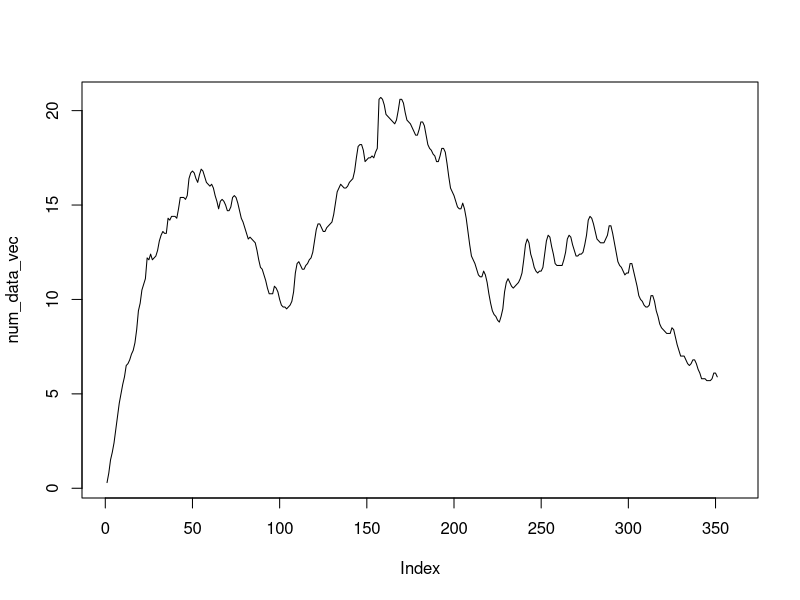
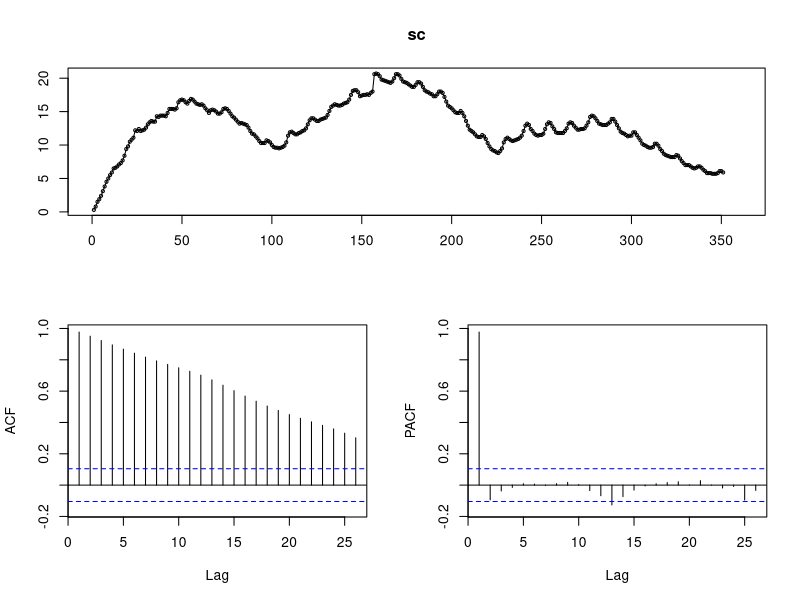
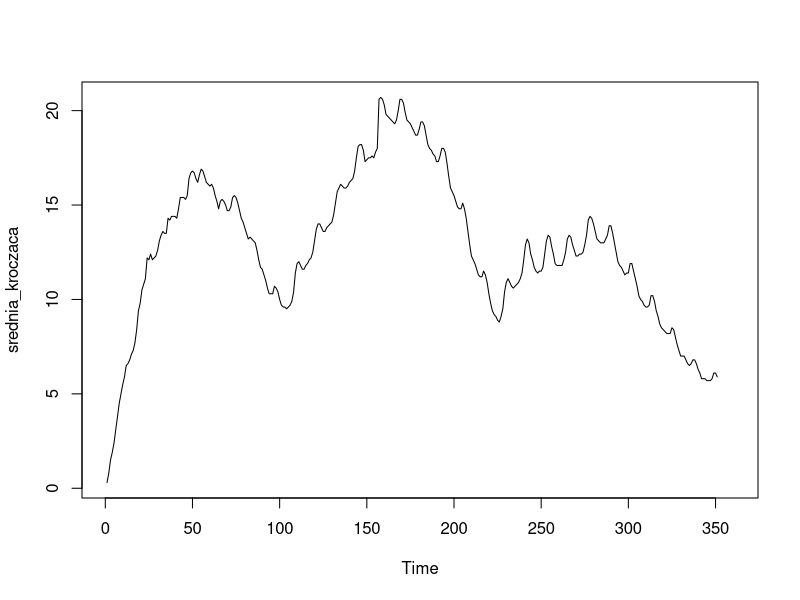
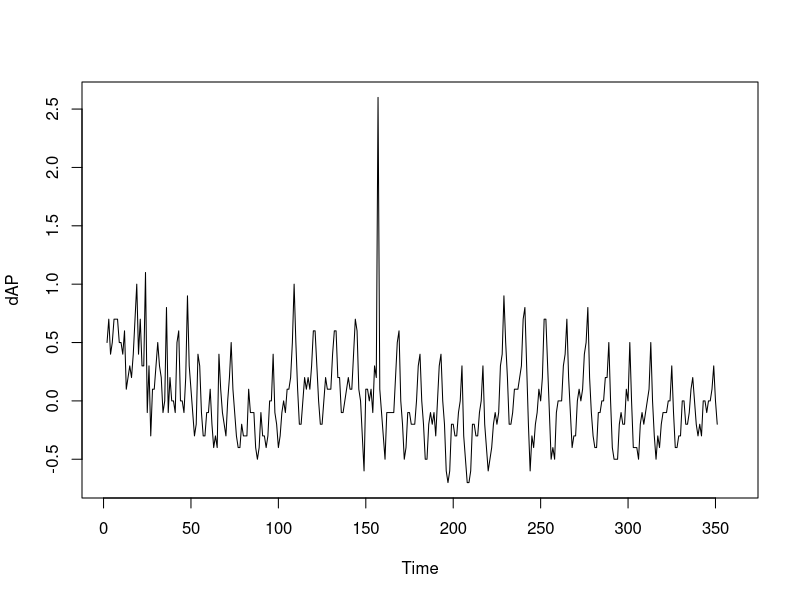
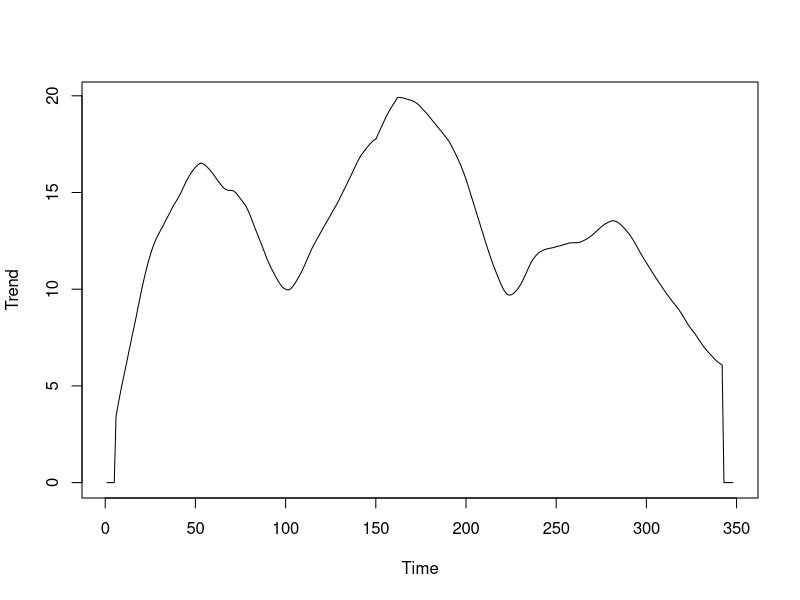
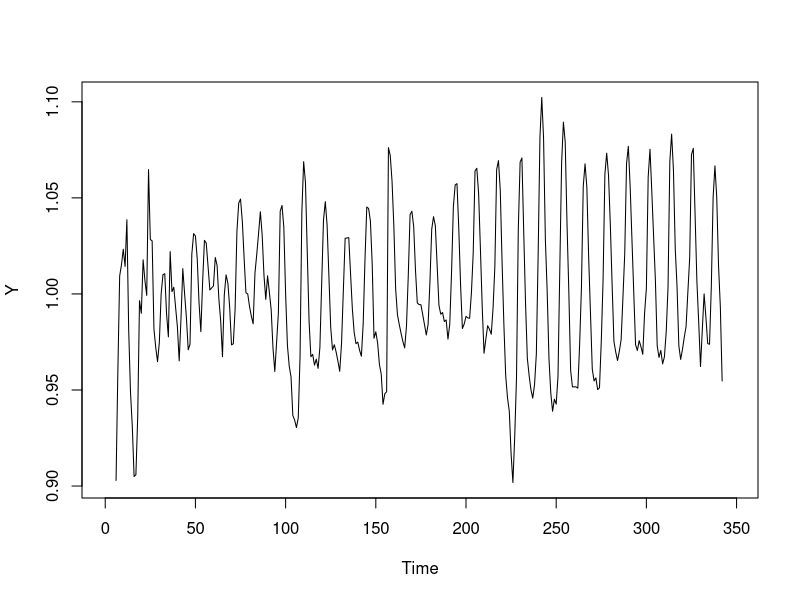
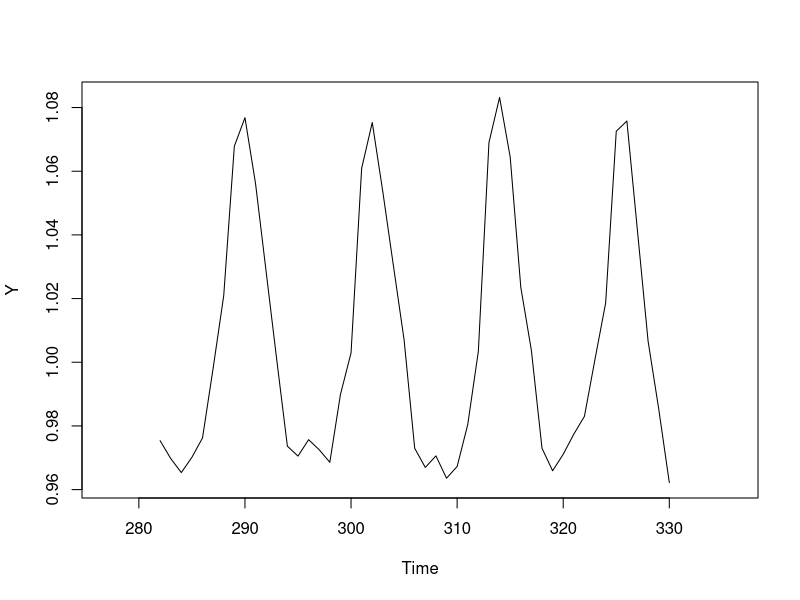
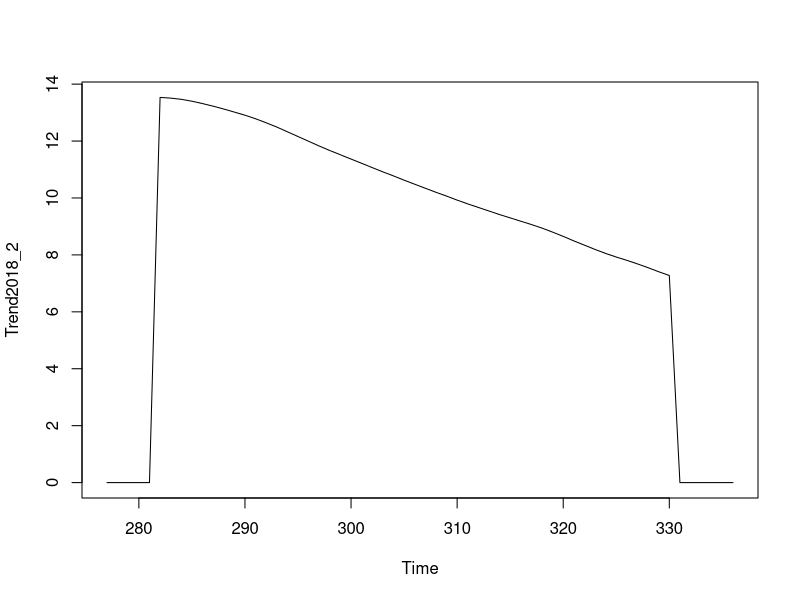

R code for these plots, in order:
## ---- chunk 1
knitr::opts_chunk$set(echo = TRUE)
## ---- chunk 2
library(jsonlite)

dane <- read.csv2("GUS.csv", header=FALSE)
pure_data <-dane[2:31,2:13]
head(pure_data)
## ---- chunk 3
pure_inv_data <- pure_data[dim(pure_data)[1]:1, ]
head(pure_inv_data)
## ---- chunk 4
library(jsonlite)
data_vec = as.vector(t(pure_inv_data))
## ---- chunk 5
d2 = lapply(data_vec, function(x) return(sub(',','.', x)))
data_vec
## ---- chunk 6
data_vec_with_dot = unlist(d2)
## ---- chunk 7
num_data_vec = as.numeric(data_vec_with_dot)
num_data_vec
## ---- chunk 8
df=data.frame(num_data_vec)
## ---- chunk 9
plot(num_data_vec, type = "l")
## ---- chunk 10
library(dplyr)
library(forecast)
frequency(num_data_vec)
## ---- chunk 11
sc = ts(num_data_vec, frequency = 1)
## ---- chunk 12
tsdisplay(sc)
## ---- chunk 13
library(zoo)
srednia_kroczaca=rollmean(sc, 1)
plot(srednia_kroczaca)
## ---- chunk 14
dAP = diff(sc)
plot(dAP)
## ---- chunk 15
l=length(sc)

## ---- chunk 16
test2019=window(sc,start=349)
  
train2019=window(sc,end=348)
  
test2019
## ---- chunk 17
test2018=window(sc,start=337, end=348 )
train2018=window(sc,end=336)
## ---- chunk 18
test2015=window(sc,start=301,end=312)
train2015=window(sc, end=300)
## ---- chunk 19
test2010=window(sc,start=241,end=252)
train2010=window(sc,end=240)
## ---- chunk 20
Trend = as.ts(rollmean(train2019, 12, fill = c(0,0,0), align ="center"))
plot(Trend)
## ---- chunk 21
Trend = as.ts(rollmean(train2019, 12, fill = c(0,0,0), align ="center"))
Y = as.ts(train2019 / Trend)
Y[which(!is.finite(Y))] = NA
#Y_omitted = ts(na.omit(Y), frequency = 12, start = c(1949, 7))
plot(Y)
## ---- chunk 22
test2019=window(sc,start=349)
  
train2019_2=window(sc,start=289,end=348)
  
length(train2019_2)
## ---- chunk 23
test2018=window(sc,start=337, end=348 )
train2018_2=window(sc,start=277,end=336)
## ---- chunk 24
test2015=window(sc,start=301,end=312)
train2015_2=window(sc,start = 241, end=300)
## ---- chunk 25
test2010=window(sc,start=241,end=252)
train2010_2=window(sc,start = 181,end=240)
## ---- chunk 26
Trend2018_2 = as.ts(rollmean(train2018_2, 12, fill = c(0,0,0), align ="center"))
Y = as.ts(train2018_2 / Trend2018_2)
Y[which(!is.finite(Y))] = NA
#Y_omitted = ts(na.omit(Y), frequency = 12, start = c(1949, 7))
plot(Y)
## ---- chunk 27
plot(Trend2018_2)
